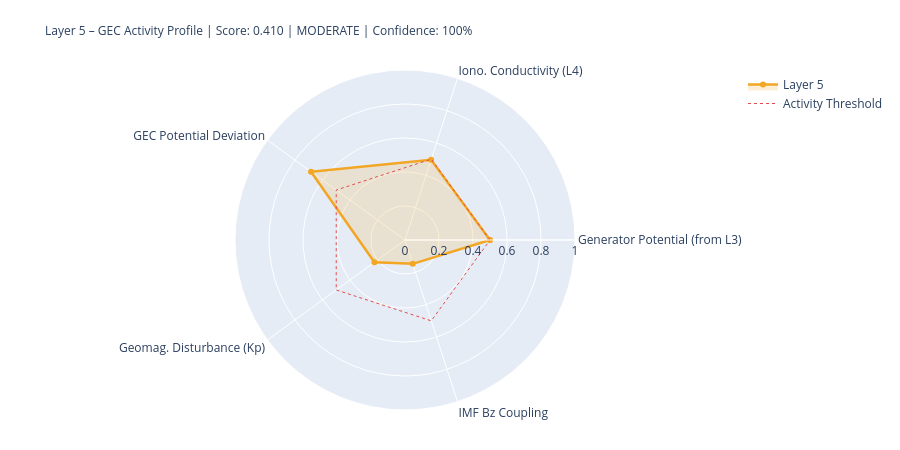

Source (notebook cell):
### Markdown cell above
---
## 5. State Assessment & Handoff to Layer 6

### Code cell
# ============================================================
# LAYER-5-SCORE
# ============================================================

# Components
# 1) Generator activity (Layer-3-driven)
gen_score = norm(generator_strength, 0.3, 2.0)
gen_src   = 'from_layer3' if l3_thunder_score is not None else 'estimated'

# 2) Ionospheric conductivity (Layer-4-driven)
iono_score = norm(iono_cond_factor, 0.7, 1.4)
iono_src   = 'from_layer4' if l4_ioniz is not None else 'estimated'

# 3) GEC potential deviation from reference
pot_score = norm(abs(delta_V_pct), 0, 30)  # 0 = at reference, 1 = 30% deviation
pot_src   = 'derived'

# 4) Geomagnetic disturbance (Kp) – modulates vertical currents
kp_score = norm(kp_val, 0, 9)
kp_src   = 'primary' if kp_now is not None else 'from_layer4'

# 5) IMF Bz coupling (southward = stronger M-I coupling → GEC influence)
bz_score = norm(-(bz_now or 0), -5, 30) if bz_now is not None else None
bz_src   = 'primary' if bz_now is not None else 'missing'

COMPONENTS = {
    'Generator Potential (from L3)':  {'score': gen_score,   'source': 'derived_from_layer3', 'dynamic': True},
    'Iono. Conductivity (L4)':      {'score': iono_score,  'source': iono_src, 'dynamic': True},
    'GEC Potential Deviation':      {'score': pot_score,   'source': pot_src,  'dynamic': True},
    'Geomag. Disturbance (Kp)':         {'score': kp_score,    'source': kp_src,   'dynamic': True},
    'IMF Bz Coupling':               {'score': bz_score,    'source': bz_src,   'dynamic': True},
}

available   = {k: v['score'] for k, v in COMPONENTS.items() if v['score'] is not None}
unavailable = [k for k, v in COMPONENTS.items() if v['score'] is None]
layer5_score = round(sum(available.values()) / len(available), 4) if available else None
confidence   = round(len(available) / len(COMPONENTS), 2)
level = ('unknown' if layer5_score is None
         else 'quiet'   if layer5_score < 0.3
         else 'moderate' if layer5_score < 0.6
         else 'active')
dominant_l5 = max(available, key=available.get) if available else 'none'

# Kp consistency: separate 1-min raw value from score value
kp_1m_raw   = kp_now          # directly from API (can be 0.0 during live measurement)
kp_for_score = kp_val          # from Layer-0 context or estimated value if needed
kp_score_src = kp_src

W = 68
print('=' * W)
print('LAYER 5 – GLOBAL ELECTRIC CIRCUIT – STATE ASSESSMENT')
print('=' * W)
for name, comp in COMPONENTS.items():
    s = comp['score']
    if s is not None:
        bar = '█' * int(s*20) + '░' * (20-int(s*20))
        print(f'  {name:<34} {bar}  {s:.3f}  [{comp["source"]}]')
    else:
        print(f'  {name:<34} {"─"*20}  n/a   [missing]')
print('-' * W)
print(f'  Score:         {layer5_score:.3f}  ({len(available)}/{len(COMPONENTS)} components)')
print(f'  Confidence:    {confidence:.0%}')
print(f'  Level:         {level.upper()}')
print(f'  Dominant:      {dominant_l5}')
print(f'  V_iono:        {V_iono_mod:.1f} kV  (Δ {delta_V_pct:+.1f}% vs. Ref)')
print(f'  I_total:       {I_total_mod:.1f} A   (Δ {delta_I_pct:+.1f}% vs. Ref)')
print('=' * W)

# Radar
cats   = list(available.keys())
vals_r = list(available.values())
if len(cats) >= 3:
    fig = go.Figure()
    fig.add_trace(go.Scatterpolar(
        r=vals_r + [vals_r[0]], theta=cats + [cats[0]],
        fill='toself', fillcolor='rgba(242,166,35,0.18)',
        line=dict(color='#F2A623', width=2.5), name='Layer 5'
    ))
    fig.add_trace(go.Scatterpolar(
        r=[0.5]*(len(cats)+1), theta=cats+[cats[0]],
        line=dict(color='#E24B4A', dash='dot', width=1),
        mode='lines', name='Activity Threshold'
    ))
    fig.update_layout(
        title=dict(
            text=f'Layer 5 – GEC Activity Profile | Score: {layer5_score:.3f} | {level.upper()} | Confidence: {confidence:.0%}',
            font=dict(size=12)
        ),
        polar=dict(radialaxis=dict(visible=True, range=[0,1])),
        height=450, showlegend=True,
        margin=dict(l=80, r=80, t=70, b=40)
    )
    fig.show()

### Figure 1 — Plotly figure (JSON) as saved in the notebook; plotly's stock layout.template omitted (floating-point values rounded to 4 significant figures)
{"data": [{"fill": "toself", "fillcolor": "rgba(242,166,35,0.18)", "line": {"color": "#F2A623", "width": 2.5}, "name": "Layer 5", "r": [0.5, 0.4963, 0.6833, 0.2222, 0.1474, 0.5], "theta": ["Generator Potential (from L3)", "Iono. Conductivity (L4)", "GEC Potential Deviation", "Geomag. Disturbance (Kp)", "IMF Bz Coupling", "Generator Potential (from L3)"], "type": "scatterpolar"}, {"line": {"color": "#E24B4A", "dash": "dot", "width": 1}, "mode": "lines", "name": "Activity Threshold", "r": [0.5, 0.5, 0.5, 0.5, 0.5, 0.5], "theta": ["Generator Potential (from L3)", "Iono. Conductivity (L4)", "GEC Potential Deviation", "Geomag. Disturbance (Kp)", "IMF Bz Coupling", "Generator Potential (from L3)"], "type": "scatterpolar"}], "layout": {"height": 450, "margin": {"b": 40, "l": 80, "r": 80, "t": 70}, "polar": {"radialaxis": {"range": [0, 1], "visible": true}}, "showlegend": true, "title": {"font": {"size": 12}, "text": "Layer 5 – GEC Activity Profile | Score: 0.410 | MODERATE | Confidence: 100%"}}}
